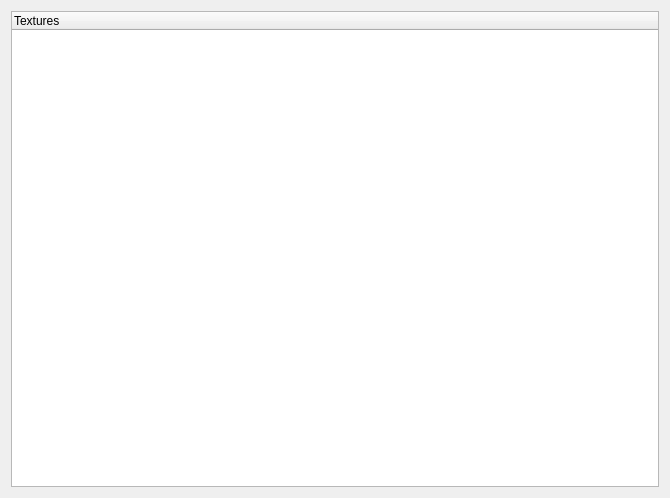
<?xml version="1.0" encoding="UTF-8"?>
<ui version="4.0">
 <class>TextureManager</class>
 <widget class="QWidget" name="TextureManager">
  <property name="geometry">
   <rect>
    <x>0</x>
    <y>0</y>
    <width>670</width>
    <height>498</height>
   </rect>
  </property>
  <property name="windowTitle">
   <string>Form</string>
  </property>
  <layout class="QGridLayout" name="gridLayout">
   <item row="0" column="0">
    <widget class="ResourceTreeWidget" name="treeWidget">
     <property name="contextMenuPolicy">
      <enum>Qt::CustomContextMenu</enum>
     </property>
     <column>
      <property name="text">
       <string notr="true">Textures</string>
      </property>
     </column>
    </widget>
   </item>
  </layout>
 </widget>
 <customwidgets>
  <customwidget>
   <class>ResourceTreeWidget</class>
   <extends>QTreeWidget</extends>
   <header>resourcetreewidget.h</header>
  </customwidget>
 </customwidgets>
 <resources/>
 <connections/>
</ui>
